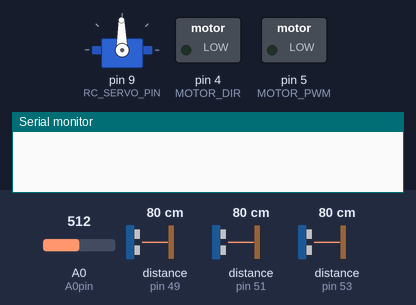
Simulated run of this sketch. Board: Arduino Mega 2560, built with avr-gcc and run on an emulated ATmega2560. On the bench: servo, switched loads named in the sketch (green lamp = pin HIGH), the last lines printed to the serial monitor. The test bench sets the inputs (shaded band); at power-on: distance to the obstacle (sensors on pin 49, pin 51, pin 53) 80 cm, A0 (A0pin) = 512. Pins used as bus, display or sensor lines are not drawn.

Above: at 0.04 s.
At 1.2 s:
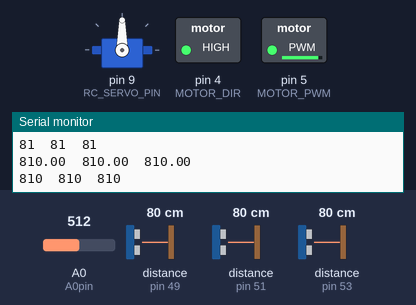
1.3 s: distance to the obstacle (sensor on pin 49) set to 250 cm
Timing chart, 0 to 4.3 s (numbered marks = the images above; inputs shaded):
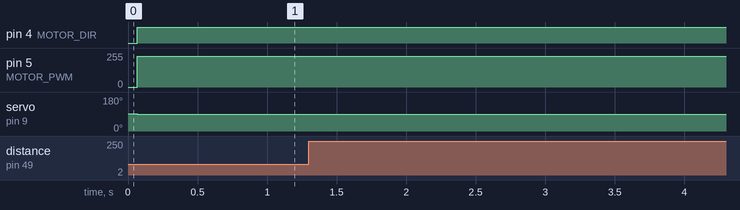

The sketch:

2023.02.23.ino
```cpp
#include <NewPing.h>
#include <Servo.h>
#include <MsTimer2.h>

#define encodPinA1 2
#define encodPinB1 3
#define MOTOR_DIR 4
#define MOTOR_PWM 5
#define A0pin A0
#define SIpin 22
#define CLKpin 24
#define RC_SERVO_PIN 9
#define MaxDistance  350
#define LEFT_STEER_ANGLE  -35  // 실험으로 구할것-45
#define NEURAL_ANGLE 91
#define NEURAL_ANGLE1 -1
#define RIGHT_STEER_ANGLE  30  // 실험으로 구할35
#define NPIXELS 128
#define threshold_value 60
#define sensor_num 3

byte Pixel[NPIXELS];

int LineSensor_Data[NPIXELS];
int LineSensor_Data_Adaption[NPIXELS];
int MAX_LineSensor_Data[NPIXELS];
int MIN_LineSensor_Data[NPIXELS];
int flag_line_adaptation;
int sensor_values[sensor_num];
int sensor_index = 0;


Servo Steeringservo;
int Steering_Angle =  NEURAL_ANGLE;

NewPing F_sensor(48, 49, MaxDistance);
double F_Sonar_distance = 0.0;
NewPing L_sensor(52, 53, MaxDistance);
double L_Sonar_distance = 0.0;
NewPing R_sensor(50, 51, MaxDistance);
double R_Sonar_distance = 0.0;

void setup() {
  Serial.begin(9600);
  read_sonar_sensor();
  int i;
  for (i = 0; i < NPIXELS; i++)
  {
    LineSensor_Data[i] = 0;
    LineSensor_Data_Adaption[i] = 0;
    MAX_LineSensor_Data[i] = 1023; // 0;
    MIN_LineSensor_Data[i] = 0; // 1023;
  }

  pinMode(SIpin, OUTPUT);
  pinMode(CLKpin, OUTPUT);
  pinMode(A0pin, INPUT);

  digitalWrite(SIpin, LOW);
  digitalWrite(CLKpin, LOW);

#if FARADOC

  sbi(ADCSRA, ADPS2);
  cbi(ADCSRA, ADPS1);
  cbi(ADCSRA, ADPS0);

#endif

  flag_line_adaptation = 0;

  Steeringservo.attach(RC_SERVO_PIN);
  Steeringservo.write(NEURAL_ANGLE);
  pinMode(MOTOR_DIR, OUTPUT);
  pinMode(MOTOR_PWM, OUTPUT);


}

void motor_control(int direction, int speed)
{
  digitalWrite(MOTOR_DIR, direction);
  analogWrite(MOTOR_PWM, speed);
}

void steering_control(int steer_angle)
{
  if(steer_angle >= RIGHT_STEER_ANGLE)
  {
    steer_angle = RIGHT_STEER_ANGLE;
  }

  if(steer_angle <= LEFT_STEER_ANGLE)
  {
    steer_angle = LEFT_STEER_ANGLE;
  }

  Steeringservo.write(NEURAL_ANGLE+ steer_angle);
}

void read_sonar_sensor(void) //초음파센서 측정
{
    R_Sonar_distance = R_sensor.ping_cm()*10.0;
    L_Sonar_distance = L_sensor.ping_cm()*10.0;
    F_Sonar_distance = F_sensor.ping_cm()*10.0;

    if(L_Sonar_distance == 0)
    {
      L_Sonar_distance = MaxDistance * 20;
    }

    if(F_Sonar_distance == 0)
    {
      F_Sonar_distance =  MaxDistance * 20;
    }

    if(R_Sonar_distance == 0)
    {
      R_Sonar_distance =  MaxDistance * 20;
    }
}

int filltering_sonar(int Sonar_distance)
{
  float sum;
  for (int j = 0; j < sensor_num; j++)
  {
    sensor_values[sensor_index] = Sonar_distance;
    sensor_index = (sensor_index + 1) % sensor_num;
    sum = 0.0;

    for (int i = 0; i < sensor_num; i++)
    {
      sum += sensor_values[i];
    }
  }
  float Filtered_Sonar_distance = sum / sensor_num;

  return Filtered_Sonar_distance;
}
/////////////////////////////////////////////////////////

void line_adapation(void)
{
  int i;
  for (i = 0; i < NPIXELS; i++)
  {
    if (LineSensor_Data[i] >= MAX_LineSensor_Data[i])
    {
      MAX_LineSensor_Data[i] = LineSensor_Data[i];
    }

    if (LineSensor_Data[i] <= MIN_LineSensor_Data[i])
    {
      MIN_LineSensor_Data[i] = LineSensor_Data[i];
    }
  }
}

void read_line_sensor(void)
{
  int i;

  delayMicroseconds (1);
  delay(10);

  digitalWrite(CLKpin, LOW);
  digitalWrite(SIpin, HIGH);
  digitalWrite(CLKpin, HIGH);
  digitalWrite(SIpin, LOW);

  delayMicroseconds (1);

  for (i = 0; i < NPIXELS; i++)
  {
    Pixel[i] = analogRead (A0pin) / 4;
    digitalWrite (CLKpin, LOW);
    delayMicroseconds (1);
    digitalWrite (CLKpin, HIGH);
  }

  for (i = 0; i < NPIXELS; i++)
  {
    LineSensor_Data_Adaption[i] = map(Pixel[i], MIN_LineSensor_Data[i], MAX_LineSensor_Data[i], 0, 256);
  }
}

void threshold(void)
{
  int i;

  for (i = 0; i < NPIXELS; i++)
  {
    if ((byte)Pixel[i] >= threshold_value)
    {
      LineSensor_Data_Adaption[i] = 255;
    }

    else
    {
      LineSensor_Data_Adaption[i] = 0;
    }
  }
}

void steering_by_camera(void)
{
  int i;
  long sum = 0;
  long x_sum = 0;
  int steer_data = 0;

  for (i = 0; i < NPIXELS; i++)
  {
    sum += LineSensor_Data_Adaption[i];
    x_sum += LineSensor_Data_Adaption[i]*i;
  }
  steer_data = (x_sum/sum) - NPIXELS/2;
  if (sum == 0)
  {
    keep_sensor_going();
  }

  else
  {
    steering_control(steer_data);
    motor_control(1,230);
  }
}

///////////////////////////////////////////////////////////

void keep_sensor_going(void) // 초음파 거리에 따른 주행
{
  int Filtered_F_Sonar_distance = filltering_sonar(F_Sonar_distance);
  int Filtered_R_Sonar_distance = filltering_sonar(R_Sonar_distance);
  int Filtered_L_Sonar_distance = filltering_sonar(L_Sonar_distance);

  if(Filtered_F_Sonar_distance <= 950 && Filtered_R_Sonar_distance > 3000) // 미로 우회전
  {
    steering_control(NEURAL_ANGLE1 + 50);
    motor_control(1,230);
    delay(1200);
    steering_control(NEURAL_ANGLE1);
    motor_control(1,230);
    delay(1000);
  }
  else
  {
    if(Filtered_R_Sonar_distance + Filtered_L_Sonar_distance <= 1170 && Filtered_R_Sonar_distance - 50 <= Filtered_L_Sonar_distance && Filtered_R_Sonar_distance + 50 >= Filtered_L_Sonar_distance) // 좌 우 거리 같을때 진행
    {
      steering_control(NEURAL_ANGLE1);
      motor_control(1,230);
    }

    else if(Filtered_L_Sonar_distance < Filtered_R_Sonar_distance) // 우회전
    {
      steering_control(NEURAL_ANGLE1 + 15);
      motor_control(1,230);
      if(L_Sonar_distance < 300) // 비상용 우회전
      {
        steering_control(NEURAL_ANGLE1 + 30);
        motor_control(1,230);
      }
    }
    else if(Filtered_L_Sonar_distance > Filtered_R_Sonar_distance ) // 좌회전
    {
      steering_control(NEURAL_ANGLE1 - 15);
      motor_control(1,230);

      if(Filtered_R_Sonar_distance < 300) // 비상용 좌회전
      {
        steering_control(NEURAL_ANGLE1 - 30);
        motor_control(1,230);
      }
    }
    else
    {
      steering_control(NEURAL_ANGLE1);
      motor_control(1,230);
    }
  }
}

///////////////////////////////////////////////////////////

///////////////////////////////////////////////////////////

void serial_print(void)
{
  Serial.print(L_sensor.ping_cm());
  Serial.print("  ");
  Serial.print(F_sensor.ping_cm());
  Serial.print("  ");
  Serial.println(R_sensor.ping_cm());
  Serial.print(L_Sonar_distance);
  Serial.print("  ");
  Serial.print(F_Sonar_distance);
  Serial.print("  ");
  Serial.println(R_Sonar_distance);
  int Filtered_F_Sonar_distance = filltering_sonar(F_Sonar_distance);
  int Filtered_R_Sonar_distance = filltering_sonar(R_Sonar_distance);
  int Filtered_L_Sonar_distance = filltering_sonar(L_Sonar_distance);

  Serial.print(Filtered_L_Sonar_distance);
  Serial.print("  ");
  Serial.print(Filtered_F_Sonar_distance);
  Serial.print("  ");
  Serial.println(Filtered_R_Sonar_distance);

  delay(1000);

}
void loop()
{
  read_sonar_sensor();
  read_line_sensor();
  line_adapation();
  threshold();
  steering_by_camera();
  serial_print();
}
```
